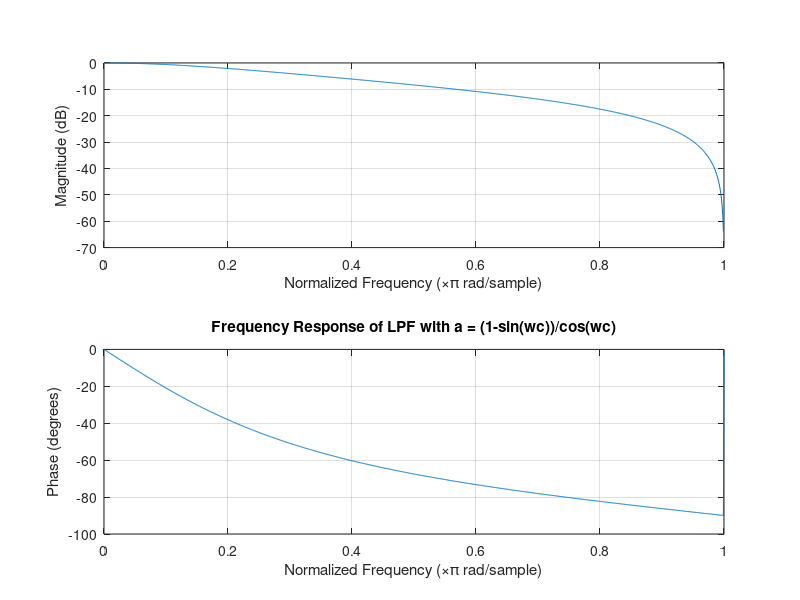
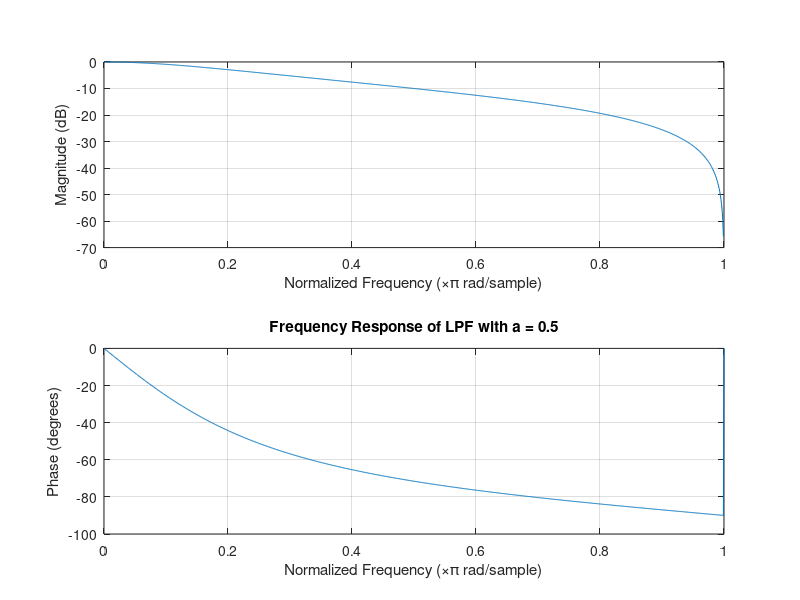
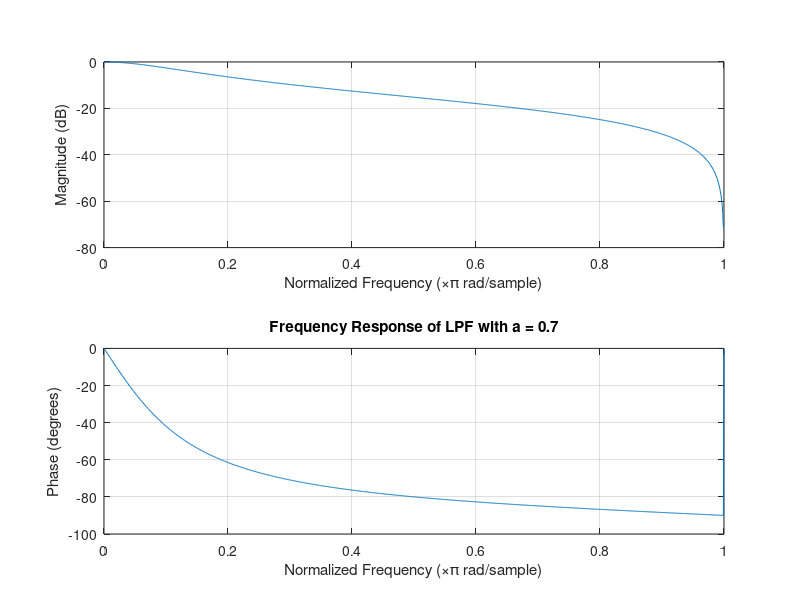
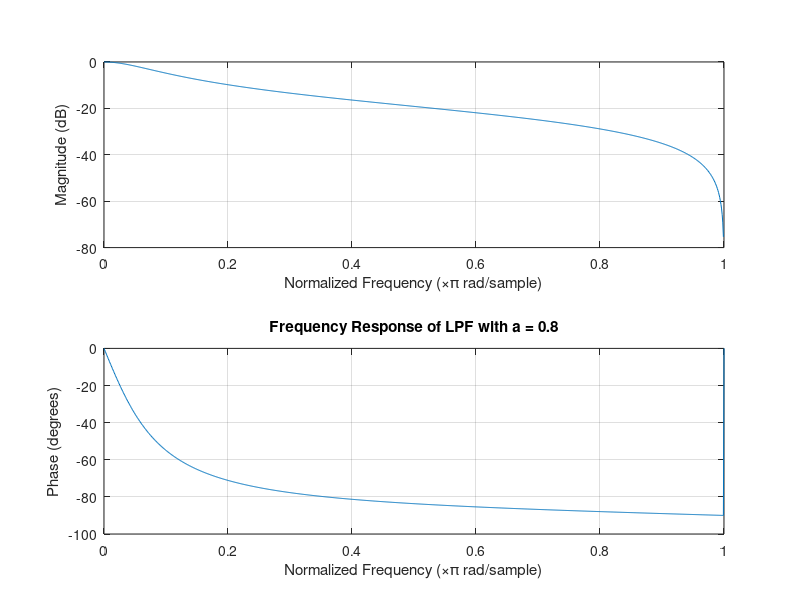

These charts were generated, in order, by the following MATLAB code:
clear all;
close all;
clc;

wc = pi/4;   %cut off freq
ts = 1e-3;   %sampling time
N = 1024;

%part a
a = (1-sin(wc))/cos(wc)
num = [1-a,1-a];
den = [2,-a*2];
lpf1 = tf(num,den,ts)
figure
freqz(num,den,N);
title('Frequency Response of LPF with a = (1-sin(wc))/cos(wc)');

%for a = 0.5
a = 0.5;
num = [1-a,1-a];
den = [2,-a*2];
lpf2 = tf(num,den,ts)
figure
freqz(num,den,N);
title('Frequency Response of LPF with a = 0.5');

%for a = 0.7
a = 0.7;
num = [1-a,1-a];
den = [2,-a*2];
lpf3 = tf(num,den,ts)
figure
freqz(num,den,N);
title('Frequency Response of LPF with a = 0.7');

%for a = 0.8
a = 0.8;
num = [1-a,1-a];
den = [2,-a*2];
lpf4 = tf(num,den,ts)
figure
freqz(num,den,N);
title('Frequency Response of LPF with a = 0.8');